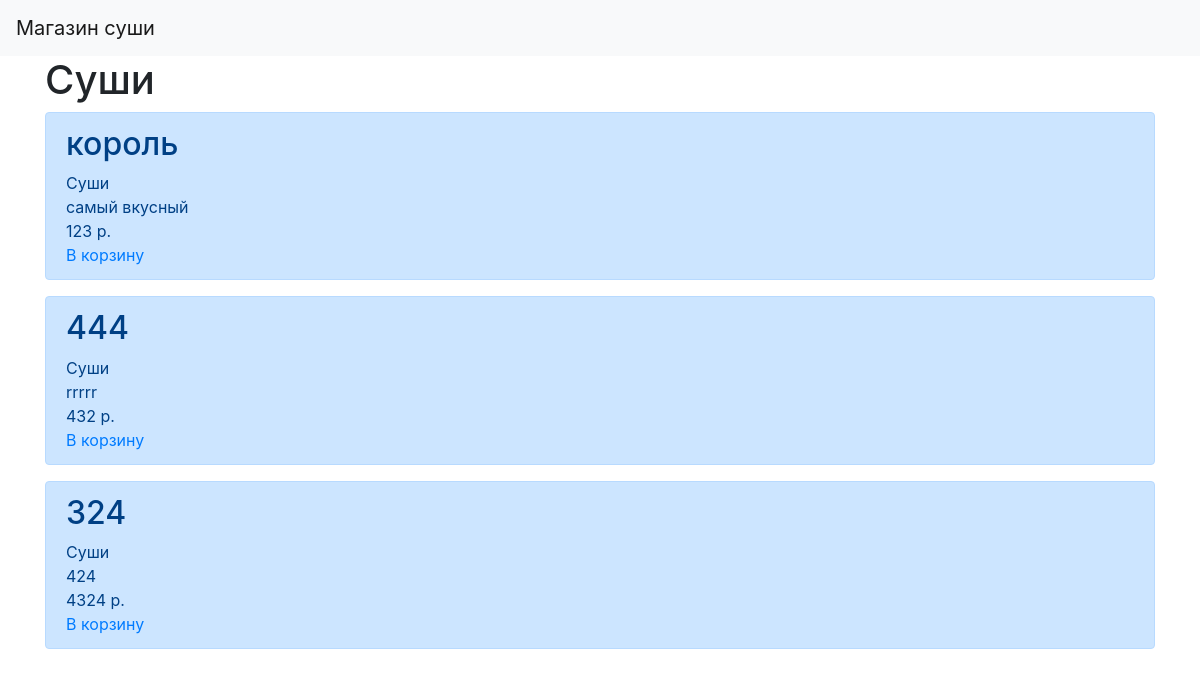
Before: /show_food/Суши with the older database file.
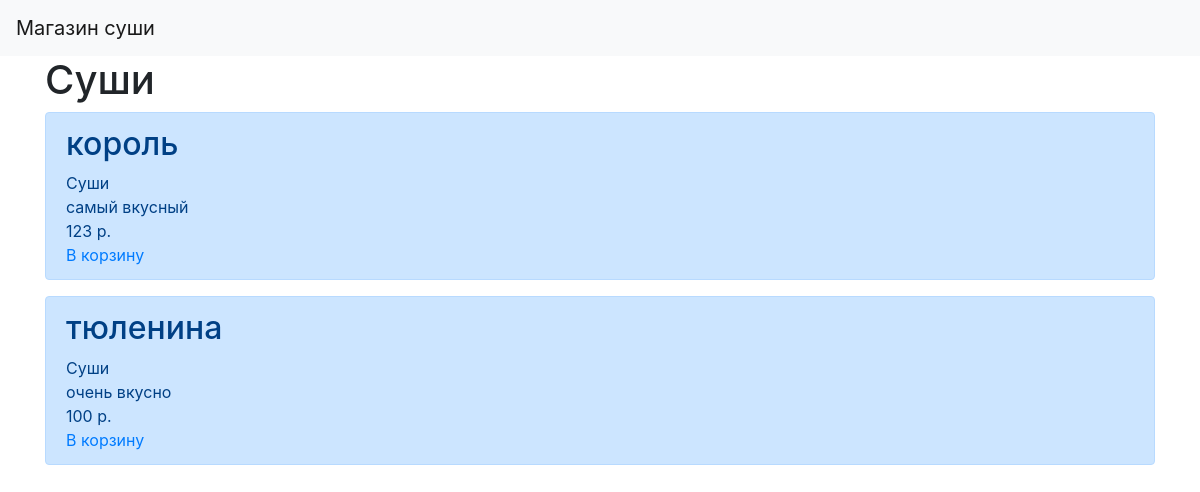
After: the same page with the newer database file.
### tables this page shows
CREATE TABLE food 
                            (id INTEGER PRIMARY KEY AUTOINCREMENT, 
                             food_name VARCHAR(50),
                             food_type VARCHAR(50),
                             food_description VARCHAR(200),
                             food_price INTEGER
                             );

### market.py (the view)
@app.route('/show_food/<type>')
def showFoodFunc(type):
    return render_template('show_food.html', title=type, food=foodDB.get_type(type))

### market.py (called while the page is built)
    def get_type(self, type):
        cursor = self.connection.cursor()
        cursor.execute("SELECT * FROM food WHERE food_type = ?", (str(type),))
        row = cursor.fetchall()
        return row

### templates/show_food.html (shortened to what this page needs)
{% extends "base.html" %}
{% block content %}
{% for item in food %}
    <div class="alert alert-primary" role="alert">
        <h2>{{item[1]}}</h2>
        <div>{{item[2]}}</div>
        <div>{{item[3]}}</div>
        <div>{{item[4]}} р.</div>
        <a href="/add_food_basket/{{item[0]}}">В корзину</a> <br>
    </div>
{% endfor %}
{% endblock %}

Changed rows visible on the page:
removed food: food_name "444", food_type "Суши", food_description "rrrrr", food_price "432"
removed food: food_name "324", food_type "Суши", food_description "424", food_price "4324"
added food: food_name "тюленина", food_type "Суши", food_description "очень вкусно", food_price "100"
